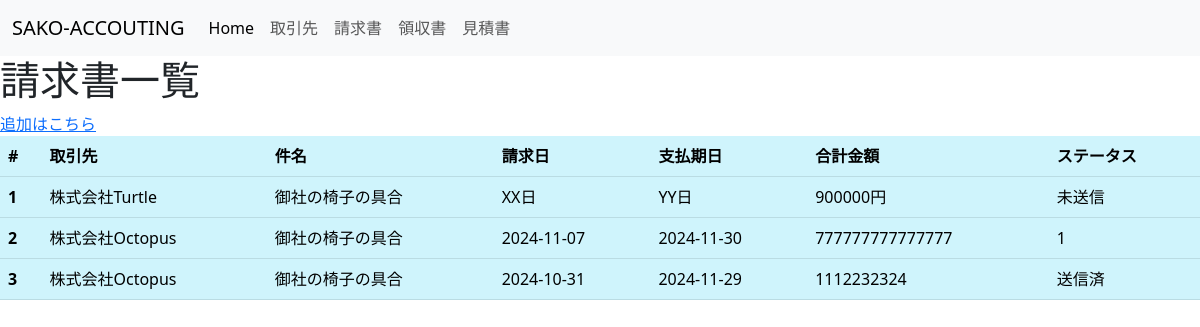
Screenshot of /claim with the database file from the repository.
### datebase.py (models this page shows)
class Claim(Model):
    business_partner = ForeignKeyField(BusinessPartner, backref='claims')
    subject = CharField()
    day = DateField()
    payment = CharField()
    amount = CharField()
    status = CharField()
    class Meta:
        database = db # This model uses the "people.db" database

class BusinessPartner(Model):
    name = CharField()
    address = CharField()
    contact = CharField()
    remarks = CharField()
    class Meta:
        database = db # This model uses the "people.db" database.

### main.py (the view)
@app.route("/claim")
def claim():
  claim = Claim.select()
  return render_template("claim.html" , claim = claim)

### templates/claim.html (shortened to what this page needs)
<!DOCTYPE html>
<html lang="en">
<head>
  <link href="https://cdn.jsdelivr.net/npm/bootstrap@5.3.0/dist/css/bootstrap.min.css" rel="stylesheet">
</head>
<body>
  <nav class="navbar navbar-expand-lg bg-body-tertiary">
    <div class="container-fluid">
      <a class="navbar-brand" href="#">SAKO-ACCOUTING</a>
      <div class="collapse navbar-collapse" id="navbarSupportedContent">
        <ul class="navbar-nav me-auto mb-2 mb-lg-0">
          <li class="nav-item">
            <a class="nav-link active" aria-current="page" href="/top">Home</a>
          </li>
          <li class="nav-item">
            <a class="nav-link" href="/business_partner">取引先</a>
          </li>
          <li class="nav-item">
            <a class="nav-link" href="/claim">請求書</a>
          </li>
          <li class="nav-item">
            <a class="nav-link" href="/receipt">領収書</a>
          </li>
          <li class="nav-item">
            <a class="nav-link" href="/quotation">見積書</a>
          </li>
        </ul>
      </div>
    </div>
  </nav>
  <h1>請求書一覧</h1>
  <a href="/claim_create"">
    追加はこちら
  </a>
  <table class="table table-info">
    <thead>
      <tr>
        <th scope="col">#</th>
         <th scope="col">取引先</th>
        <th scope="col">件名</th>
        <th scope="col">請求日</th>
        <th scope="col">支払期日</th>
        <th scope="col">合計金額</th>
        <th scope="col">ステータス</th>
      </tr>
    </thead>
    <tbody>
      {% for claim in claim %}
      <tr>
        <th scope="row">{{claim.id}}</th>
        <td>{{ claim.business_partner.name }}</td>
        <td>{{ claim.subject }}</td>
        <td>{{ claim.day}}</td>
        <td>{{ claim.payment }}</td>
        <td>{{ claim.amount }}</td>
        <td>{{ claim.status }}</td>
      </tr>
      {% endfor %}
    </tbody>
  </table>
</body>
</html>

### rows the page displays
Claim: id "1", business_partner.name "株式会社Turtle", subject "御社の椅子の具合", day "XX日", payment "YY日", amount "900000円", status "未送信"
Claim: id "2", business_partner.name "株式会社Octopus", subject "御社の椅子の具合", day "2024-11-07", payment "2024-11-30", amount "777777777777777", status "1"
Claim: id "3", business_partner.name "株式会社Octopus", subject "御社の椅子の具合", day "2024-10-31", payment "2024-11-29", amount "1112232324", status "送信済"
